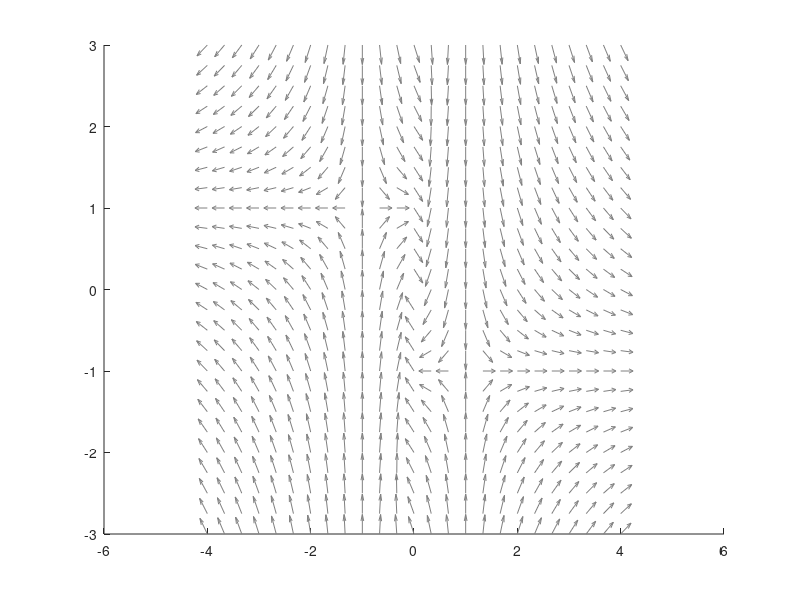

MATLAB code to generate this figure: (Note: this script raises an error after producing the figure.)
function phase_plane_saturation()
    % Phase plane analysis of the nonlinear system with saturation
    % dot{x1} = x1 + sat(-9/2*x1 + 1/2*x2)
    % dot{x2} = -x2 + sat(-9/2*x1 + 1/2*x2)

    % Define grid for vector field
    xmin = -4; xmax = 4;
    ymin = -3; ymax = 3;
    nx = 25; ny = 25;
    [X1, X2] = meshgrid(linspace(xmin, xmax, nx), linspace(ymin, ymax, ny));

    % Vector field
    U = X1 + sat(-4.5 * X1 + 0.5 * X2);
    V = -X2 + sat(-4.5 * X1 + 0.5 * X2);

    % Normalize arrows for nicer quiver plot
    M = hypot(U, V);
    M(M == 0) = 1;
    U2 = U ./ M;
    V2 = V ./ M;

    % Plot setup
    figure('Position', [200 100 1000 600]); hold on;
    quiver(X1, X2, U2, V2, 0.6, 'Color', [0.5 0.5 0.5]);
    colormap('parula'); % ✅ Changed from 'plasma' to 'parula'

    xlabel('x_1', 'FontSize', 14);
    ylabel('x_2', 'FontSize', 14);
    title('Phase plane: vector field + trajectories', 'FontSize', 18);
    xlim([xmin xmax]);
    ylim([ymin ymax]);
    grid on;

    % Compute and plot nullclines (dx/dt = 0 and dy/dt = 0)
    DX = U;
    DY = V;
    contour(X1, X2, DX, [0 0], 'r--', 'LineWidth', 2);
    contour(X1, X2, DY, [0 0], 'b--', 'LineWidth', 2);

    % List of initial conditions
    ic_list = [
        -0.5,  2.4;
        -1.01, -1.5;
        -0.99, -1.5;
         0,   -2.75;
         0,   -1.0;
         1.001, 2;
         0.999, 2
    ];

    % Time span for integration
    tspan = [0 40];

    % Simulate trajectories
    for k = 1:size(ic_list,1)
        ic = ic_list(k,:);
        [t, z] = ode45(@(t, z) f(t, z), tspan, ic);
        plot(z(:,1), z(:,2), '-k', 'LineWidth', 1);
        plot(ic(1), ic(2), 'xr', 'LineWidth', 2, 'MarkerSize', 8);
    end

    % Legend
    legend({'Vector field', 'dx1/dt = 0', 'dx2/dt = 0', ...
        'Trajectories', 'Start points'}, ...
        'Location', 'northeastoutside');

    hold off;

    % Save figure
    saveas(gcf, 'Phase_plane_plot_MATLAB.png');
end

%-------------------------------------------------------------
% System dynamics
function dz = f(~, z)
    x1 = z(1);
    x2 = z(2);
    u = -4.5 * x1 + 0.5 * x2;
    dx1 = x1 + sat(u);
    dx2 = -x2 + sat(u);
    dz = [dx1; dx2];
end

%-------------------------------------------------------------
% Saturation function
function y = sat(u)
    y = min(max(u, -1), 1);
end
